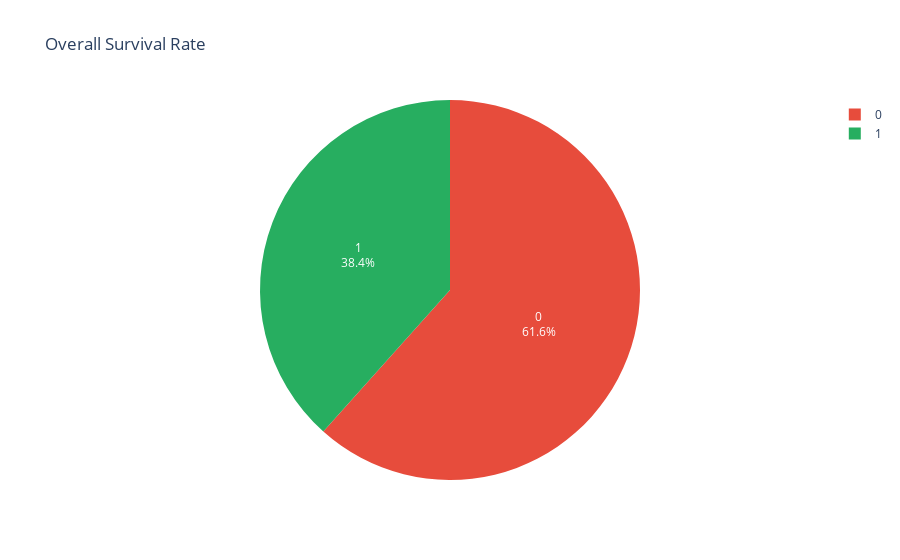

This figure's notebook cell:
### Code cell
fig1 = px.pie(
    df_clean, names='Survived',
    title='Overall Survival Rate',
    color_discrete_sequence=['#e74c3c', '#27ae60'],
    labels={'0': 'Died', '1': 'Survived'}
)
fig1.update_traces(textposition='inside', textinfo='percent+label')
fig1.show()

### Figure 1 — Plotly figure (JSON) as saved in the notebook; plotly's stock layout.template omitted (floating-point values rounded to 4 significant figures; data arrays with more than 128 entries replaced by an {"elided": "..."} marker saying what was removed)
{"data": [{"domain": {"x": [0, 1], "y": [0, 1]}, "hovertemplate": "Survived=%{label}<extra></extra>", "labels": {"elided": "891 int values"}, "legendgroup": "", "name": "", "showlegend": true, "textinfo": "percent+label", "textposition": "inside", "type": "pie"}], "layout": {"legend": {"tracegroupgap": 0}, "piecolorway": ["#e74c3c", "#27ae60"], "title": {"text": "Overall Survival Rate"}}}
